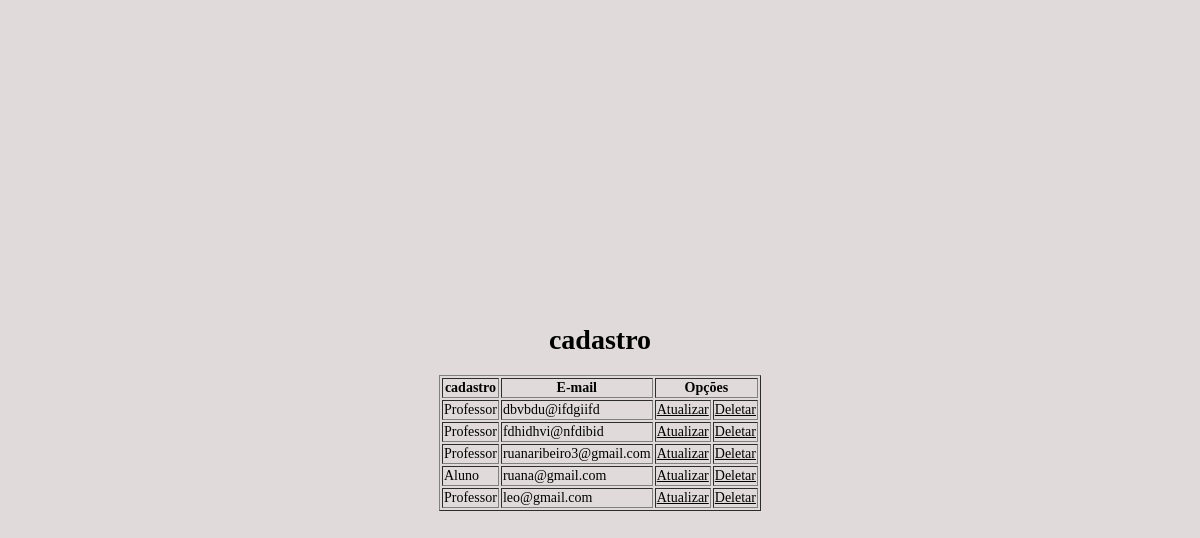
The app's page /listar.php with its own data.
### tables this page shows
CREATE TABLE `cadastro` (
  `id` int(11) NOT NULL,
  `email` varchar(255) NOT NULL,
  `senha` varchar(255) NOT NULL,
  `tipo_conta` varchar(255) NOT NULL
);

### listar.php (the view, shortened to what this page needs)
<?php include 'db.php'; ?>
<!DOCTYPE html>
<html lang="en">
<head>
   <link rel="stylesheet" href="style2.css">
</head>
<body class="listar">
    <h1>cadastro</h1>
    <?php
    $stmt = $pdo->query('SELECT * FROM cadastro ORDER BY id');
    $cadastros = $stmt->fetchALL(PDO::FETCH_ASSOC);
    if (count($cadastros)==0) {
        echo '<p>sem cadastro.</p>';
}else{
    echo '<table border="1">';
    echo '<thead>
                <tr>
                    <th>cadastro</th>
                    <th>E-mail</th>
                    <th colspan="2">Opções</th>
                </tr>
            </thead>';
    echo '<tbody>';
    foreach ($cadastros as $cadastro) {
        echo '<tr>';
        echo '<td>' . $cadastro['tipo_conta'] . '</td>';
        echo '<td>' . $cadastro['email'] . '</td>';
        echo '<td><a style="color:black;" href="atualizar.php?id=' .
        $cadastro['id'] . '">Atualizar</a></td>';
        echo '<td><a style="color:black;" href="deletar.php?id=' .
        $cadastro['id'] . '">Deletar</a></td>';
    }
    echo '</tbody>';
    echo '</table>';
    }
?>
</body>
</html>

### style2.css (style rules this page uses)
* { box-sizing: border-box; }
body { display: flex; flex-direction: column; align-items: center; justify-content: center; font-size: 14px; height: 100vh; background-color: #E1DADA; }

### records on screen
cadastro: tipo_conta "Professor", email "dbvbdu@ifdgiifd"
cadastro: tipo_conta "Professor", email "fdhidhvi@nfdibid"
cadastro: tipo_conta "Professor", email "ruanaribeiro3@gmail.com"
cadastro: tipo_conta "Aluno", email "ruana@gmail.com"
cadastro: tipo_conta "Professor", email "leo@gmail.com"
